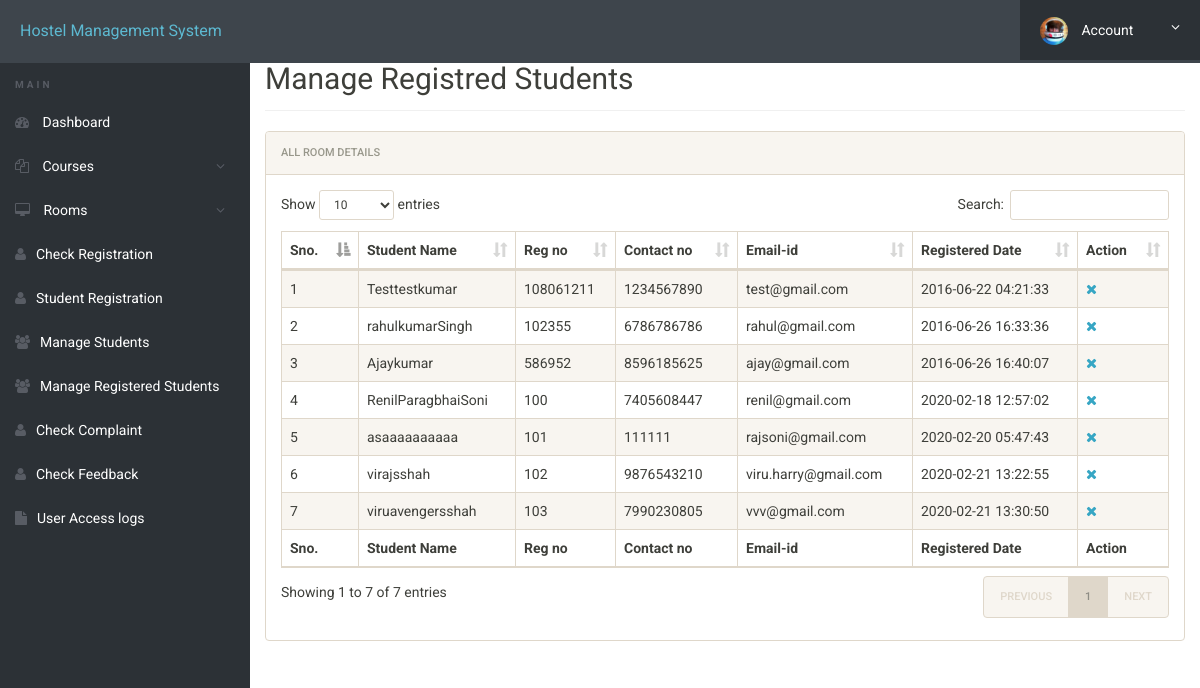
The app's page /hostel/admin/manage-reg-student.php (signed in) with its own data.
### tables this page shows
CREATE TABLE IF NOT EXISTS `userregistration` (
  `id` int(11) NOT NULL AUTO_INCREMENT,
  `regNo` varchar(255) DEFAULT NULL,
  `firstName` varchar(255) DEFAULT NULL,
  `middleName` varchar(255) DEFAULT NULL,
  `lastName` varchar(255) DEFAULT NULL,
  `gender` varchar(255) DEFAULT NULL,
  `contactNo` bigint(20) DEFAULT NULL,
  `percentage` float NOT NULL,
  `image` longblob NOT NULL,
  `email` varchar(255) DEFAULT NULL,
  `password` varchar(255) DEFAULT NULL,
  `regDate` timestamp NULL DEFAULT CURRENT_TIMESTAMP,
  `updationDate` varchar(45) DEFAULT NULL,
  `passUdateDate` varchar(45) DEFAULT NULL,
  PRIMARY KEY (`id`),
  KEY `email` (`email`)
);

### hostel/admin/manage-reg-student.php (the view, shortened to what this page needs)
<?php
include('includes/config.php');
?>
<!doctype html>
<html lang="en" class="no-js">
<head>
	<link rel="stylesheet" href="css/font-awesome.min.css">
	<link rel="stylesheet" href="css/bootstrap.min.css">
	<link rel="stylesheet" href="css/dataTables.bootstrap.min.css">
	<link rel="stylesheet" href="css/bootstrap-social.css">
	<link rel="stylesheet" href="css/bootstrap-select.css">
	<link rel="stylesheet" href="css/fileinput.min.css">
	<link rel="stylesheet" href="css/awesome-bootstrap-checkbox.css">
	<link rel="stylesheet" href="css/style.css">
</head>
<body>
	<?php include('includes/header.php');?>
	<div class="ts-main-content">
			<?php include('includes/sidebar.php');?>
		<div class="content-wrapper">
			<div class="container-fluid">
				<div class="row">
					<div class="col-md-12">
						<h2 class="page-title" style="margin-top:4%">Manage Registred Students</h2>
						<div class="panel panel-default">
							<div class="panel-heading">All Room Details</div>
							<div class="panel-body">
								<table id="zctb" class="display table table-striped table-bordered table-hover" cellspacing="0" width="100%">
									<thead>
										<tr>
											<th>Sno.</th>
											<th>Student Name</th>
											<th>Reg no</th>
											<th>Contact no </th>
											<th>Email-id  </th>
											<th>Registered Date </th>
											<th>Action</th>
										</tr>
									</thead>
									<tfoot>
										<tr>
											<th>Sno.</th>
											<th>Student Name</th>
											<th>Reg no</th>
											<th>Contact no </th>
											<th>Email-id  </th>
											<th>Registered Date </th>
											<th>Action</th>
										</tr>
									</tfoot>
									<tbody>
<?php
$ret="select * from userregistration";
$stmt= $mysqli->prepare($ret) ;
$stmt->execute() ;
$res=$stmt->get_result();
$cnt=1;
while($row=$res->fetch_object())
	  {
	  	?>
<tr><td><?php echo $cnt;;?></td>
<td><?php echo $row->firstName;?><?php echo $row->middleName;?><?php echo $row->lastName;?></td>
<td><?php echo $row->regNo;?></td>
<td><?php echo $row->contactNo;?></td>
<td><?php echo $row->email;?></td>
<td><?php echo $row->regDate;?></td>
<td>
<a href="manage-students.php?del=<?php echo $row->id;?>" title="Delete Record" onclick="return confirm("Do you want to delete");"><i class="fa fa-close"></i></a></td>
										</tr>
									<?php
$cnt=$cnt+1;
									 } ?>
									</tbody>
								</table>
							</div>
						</div>
					</div>
				</div>
			</div>
		</div>
	</div>
</body>
</html>

### hostel/admin/css/style.css (style rules this page uses)
html { font-size: 14px; }
@media only screen and (min-width: 480px) { html { font-size: 17px; } }
@media only screen and (min-width: 768px) { html { font-size: 14px; } }
body { font-size: 1em; }
a { color: #37a6c4; }
.panel { overflow: hidden; }
.page-title { padding-bottom: 15px; margin-bottom: 20px; border-bottom: 1px solid #f0f0f0; }
.ts-main-content .content-wrapper { padding-top: 15px; margin-top: 10px; }
@media only screen and (min-width: 992px) { .ts-main-content .content-wrapper { margin-left: 250px; } }

### records on screen
userregistration: firstName "Test", middleName "test", lastName "kumar", regNo "108061211", contactNo "1234567890", email "test@gmail.com", regDate "2016-06-22 04:21:33"
userregistration: firstName "rahul", middleName "kumar", lastName "Singh", regNo "102355", contactNo "6786786786", email "rahul@gmail.com", regDate "2016-06-26 16:33:36"
userregistration: firstName "Ajay", lastName "kumar", regNo "586952", contactNo "8596185625", email "ajay@gmail.com", regDate "2016-06-26 16:40:07"
userregistration: firstName "Renil", middleName "Paragbhai", lastName "Soni", regNo "100", contactNo "7405608447", email "renil@gmail.com", regDate "2020-02-18 12:57:02"
userregistration: firstName "asa", middleName "aaaaa", lastName "aaaa", regNo "101", contactNo "111111", email "rajsoni@gmail.com", regDate "2020-02-20 05:47:43"
userregistration: firstName "viraj", middleName "s", lastName "shah", regNo "102", contactNo "9876543210", email "viru.harry@gmail.com", regDate "2020-02-21 13:22:55"
userregistration: firstName "viru", middleName "avengers", lastName "shah", regNo "103", contactNo "7990230805", email "vvv@gmail.com", regDate "2020-02-21 13:30:50"
